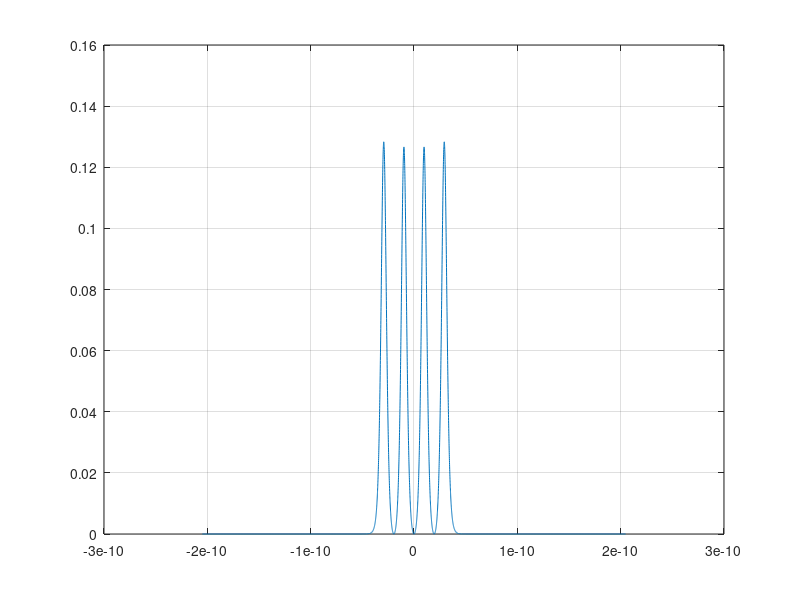

Here is the MATLAB script that generated this plot: (Note: this script raises an error after producing the figure.)
%%%%%%%%%%%%%%%%%%%%%%%%%%%%%%%%%%%%%%%%%%%%%%%%%%%%%%%%%%%%%%
% S O L I T O N O P T I C A L C O M M U N I C A T I O N S %
%
%
% global h0
% solitonpairsnoise.m
clear;
close all
clc;
global Ts; % sampling period
global Fcar; % carrier frequency (optical frequency)
global Vw;
global w;
global tstep;
% cla reset
h0 = figure(1);
c_const = 3e8 ;
ng = 1.47;
lamda = 1.550e-6 ;
% =======================================================
% Fiber parameters
Length_SMF = 80;
% Length of a span in meter
nz = Length_SMF/100;
alpha_indB = 0.2*1e-3; % attenuation (dB/km) --> dB/m
D_SMF = 1*17e-6; % GVD (ps/nm.km); if anomalous dispersion(for compensation),D is negative
n2_SMF = 1*2.6e-20; % nonlinear index (m^2/W)
Aeff_SMF = 55e-12; % effective area (m^2)
% Slope Dispersion
S_SMF = 0.06e3; % ps/(nm^2.km) in SI unit

% CALCULATED QUANTITIES of SMF

alpha_loss_SMF = 1*log(10)*alpha_indB/10; % alpha (1/m)
beta2_SMF = -D_SMF*lamda^2/(2*pi*c_const); % beta2 (ps^2/km);
% -----------------------------------------------------
% beta 3 can be calculated from the Slope Dispersion (S) as follows:]
beta3_SMF = (S_SMF - (4*pi*c_const/(lamda^3))*beta2_SMF)/ ...
((2*pi*c_const/(lamda^2))^2);
% -------------------------------------------------------370	
gamma_SMF = 2*pi*n2_SMF/(lamda*Aeff_SMF); % nonlinearity coef (km^-1.W^-1)
% =======================================================
% filter bandwidth
lamda3dB = 4.0e-9;%1.2e-9; % 1.2nm
f3dB = lamda3dB*(1e11/0.8e-9); % Hz
% Amplifier parameters:
GssdB = 21; % (dB)
PoutsatdB = 13.5; % (dBm)
NF = 5; % (dB)
% EDF fiber parameters
Length_EDF = 15; % Length of a span in meter
alpha_indB = 0.5*1e-3; % attenuation (dB/km) --> dB/m
D_EDF = 15e-6; % GVD (ps/nm.km); if anomalous dispersion(for compensation),D is negative
n2_EDF = 1*2.6e-20; % nonlinear index (m^2/W)
Aeff_EDF = 45e-12; % effective area (m^2)
% Slope Dispersion
S_EDF = 0.06e3; % ps/(nm^2.km) in SI unit
% CALCULATED QUANTITIES of EDF
alpha_loss_EDF = 1*log(10)*alpha_indB/10; % alpha (1/m)
beta2_EDF = -D_EDF*lamda^2/(2*pi*c_const) % beta2 (ps^2/km);
% -----------------------------------------------------
% beta 3 can be calculated from the Slope Dispersion (S) as follows:]
beta3_EDF = (S_EDF - (4*pi*c_const/(lamda^3))*beta2_EDF)/ ...
((2*pi*c_const/(lamda^2))^2);
% -----------------------------------------------------
gamma_EDF = 2*pi*n2_EDF/(lamda*Aeff_EDF); % nonlinearity coef (km^-1.W^-1)
% =======================================================
% Average parameters
% Loss
loss = 11.5; % dB
atten = 1/10^(loss/20);
% to test dispersion let TotDisp=-2e-6, SegNum=2.5*Zo/h
% run again with U1 removed and TotDisp=2e-6
Length_total = Length_SMF+Length_EDF;
TotDisp = (D_SMF*Length_SMF+D_EDF*Length_EDF)/Length_total;
% TotDisp = 17*1e-6 ;

ro = 3e-6 ;
n2 = 3.2*1e-20 ;
Beta2 = -(TotDisp*lamda^2)/(2*pi*c_const);
Beta3 = 0 ;
Gamma = (gamma_SMF*Length_SMF+gamma_EDF*Length_EDF)/Length_total ;
% Gamma = (2*pi*n2)/(lamda*pi*ro^2) ;
alphadB = 0;
Alpha=log(10)*alphadB/(10*1000); % = field loss per meter
% =======================================================
% modulator parameters
Vpi = 6; % Volt
Vbias = 0; % Volt
Vm = 1.8; % Volt
m = Vm/Vpi; % modulation index
fm = 1e9; % modulation frequency
p0 = 0*pi/2;
% =======================================================
% Soliton pulse parameters
Norder = 1; % Order of soliton
Tfwhm = 6.0e-12;
To = Tfwhm/1.763; % Pulsewidth of soliton
Tb = 58.5e-12; % Pulses distance
teta = 2*pi/4; % Relative phase difference between 2 solitons
r = 1; % Amplitude ratio
Ci = 0;% Chirping factor of pulse
qo = Tb/2/To; % Space between 2 solitons
qr = Tb/2/To/2 % Space between 2 solitons

Ld = To^2/abs(Beta2)
Zo = pi*Ld/2 ;
Po = Norder^2/(Gamma*Ld);
P0 = 130e-3;
% Pav = 3*Po/(2*qr)
% =======================================================
Ns = 2^13;
Ts = 0.05e-12;
tstep = Ts*(-Ns/2:1:Ns/2-1);
w = fftshift((2*pi/((Ns-1)*Ts))*(-Ns/2:1:Ns/2-1));
% Usol = sqrt(Po).*sech(tstep./To).*exp(-j*teta).*exp ...
% (-j*Ci*tstep.^2./2/To.^2); %
% Usol = sqrt(P0).*(sech(tstep./To-qo)+r.*sech(r.*(tstep./ ...
% To+qo)).*exp(j*teta)).*exp(-j*Ci*tstep.^2./2/To.^2) ; %
% Usol = sqrt(P0).*(sech(tstep./ ...
% To-qo).*exp(+j*teta)+r.*sech(r.*(tstep./To+qo)).*exp ...
% (-j*teta)).*exp(-j*Ci*tstep.^2./2/To.^2) ; %
% Usol = sqrt(Po).*(r*sech(tstep./ ...
% To-qo).*exp(+j*teta)+sech(tstep./To-0).*exp(- ...
% j*teta)+r.*sech(r.*(tstep./To+qo)).*exp(+j*teta)).*exp ...
% (-j*Ci*tstep.^2./2/To.^2) ; %
Usol = sqrt(P0).*(r*sech(tstep./To-1*qo).*exp(+j*teta)+ ...
r*sech(tstep./To-qo/3).*exp(-j*teta/1)...
+sech(tstep./To+qo/3).*exp(+j*teta/1)+r.*sech(r.*(tstep./ ...
To+1*qo)).*exp(-j*teta)).*exp(-j*Ci*tstep.^2./2/To.^2) ;
% Usol = sqrt(P0).*(r*sech(tstep./To-1*qo).*exp(+j*teta)+ ...
% r*sech(tstep./To-qo/2).*exp(-j*teta/1)+ r*sech(tstep./ ...
% To-0).*exp(j*teta/1)...
% +sech(tstep./To+qo/2).*exp(-j*teta/1)+r.*sech(r.*(tstep./ ...
% To+1*qo)).*exp(j*teta)).*exp(-j*Ci*tstep.^2./2/To.^2) ; %	
% Eo = Usol;
plot(tstep,abs(Usol).^2)
grid
U2(1,:) = abs(Usol).^2 ;
Up(1,:) = Usol*atten;
pause(0.1)
% =======================================================
N_pass = 200;
for ii = 2:N_pass
	% h1 = waitbar((ii-1)/N_pass,'The program is running...');
	[Usol,G] = AmpSimpNoise(Usol,GssdB,PoutsatdB,NF);
	[Usol,A3d,z]=hconst(Usol,Length_EDF,5,1*beta2_EDF,1*beta3_EDF,alpha_loss_EDF,1*gamma_EDF,0); % Fiber section #1
	Usol = GaussLPfilt(tstep,Usol,1,f3dB);
	[Usol,A3d,z]=hconst(Usol,Length_SMF,5,1*beta2_SMF,1*beta3_SMF,alpha_loss_SMF,1*gamma_SMF,0); % Fiber section #2
	Usol = pha_mod(Usol(1:Ns),Vm,Vbias,Vpi,fm,p0); % Phase modulator
	Usol = Usol*atten;
	% -----------------------------------------------------
	ind = mod(ii,20);
	if ind==0
		in = round(ii/20) + 1;
		U2(in,:)=abs(Usol).^2 ;
		Up(in,:) = Usol;
	end
% % close(h1);
end
Pav = mean(abs(Usol).^2);
PavdB = 10*log10(Pav)
Up = Up./atten;
% =======================================================
NN = size(Up,1);
figure(1);
plot(tstep,abs(Usol).^2)
colormap('default');
mesh (real(abs(Up).^2),'meshstyle','row','facecolor','none');
% waterfall(ARR2);
% waterfall(abs(Up).^2);
view(17.5,42);
axis tight;
% delete solpair.mat
% save soldoub9db06md Up tstep Po TotDisp Gamma Ld To Ci r teta Tfwhm Tb Vm Vpi NF PoutsatdB GssdB
Pav = 3*max(max(U2))/(2*qr);
Pav1 = mean(U2(NN,:));

figure(2);
PP = angle(Up(1,:));
Pha_tinput = unwrap(PP);
ff = -diff(Pha_tinput)/Ts;
chrate = diff(ff)/Ts;
subplot(221);
plot (tstep*1e12,Pha_tinput);grid;
% plot(tstep(1:Ns-1)*1e12,ff);grid;
% plot(tstep(2:Ns-1)*1e12,chrate);grid;
PP = angle(Up(5,:));
Pha_tinput = unwrap(PP);
ff = -diff(Pha_tinput)/Ts;
chrate = diff(ff)/Ts;
subplot(222);
plot (tstep*1e12,Pha_tinput);grid;
% plot(tstep(1:Ns-1)*1e12,ff);grid;
% plot(tstep(2:Ns-1)*1e12,chrate);grid;
in = round(NN/2);
PP = angle(Up(in,:));
Pha_tinput = unwrap(PP);
ff = -diff(Pha_tinput)/Ts;
chrate = diff(ff)/Ts;
subplot(223);
plot (tstep*1e12,Pha_tinput);grid;
% plot (tstep(1:Ns-1)*1e12,ff);grid;
% plot (tstep(2:Ns-1)*1e12,chrate);grid;
PP = angle(Up(NN,:));
Pha_tinput = unwrap(PP);
ff = -diff(Pha_tinput)/Ts;
chrate = diff(ff)/Ts;
subplot(224);
plot (tstep*1e12,Pha_tinput);grid;
% plot (tstep(1:Ns-1)*1e12,ff);grid;
% plot (tstep(2:Ns-1)*1e12,chrate);grid;
figure(3);
title('The phase evolution of soliton pairs');
subplot(221);
plot(tstep*1e12,U2(1,:));grid;
in = round(NN/4);
subplot(222);
plot(tstep*1e12,U2(in,:));grid;
subplot(223);
in = round(NN/2);
plot(tstep*1e12,U2(in,:));grid;
subplot(224);
plot(tstep*1e12,U2(NN,:));grid;
figure(4);
Kmag = 1;
Nplot = 100;
Uf = Up.';
Eoutfreq = fft(Uf,Ns); %(:,N1)
Eoutfreq1 = fft(Uf,Ns*Kmag); %(:,N1)
Ioutfreq = Eoutfreq1.*conj(Eoutfreq1)/(Ns*Kmag)^2;
ind = (- Nplot/2 : Nplot/2)';
freq = ind/Ts/Ns/Kmag;
ind = mod((ind + Ns*Kmag),Ns*Kmag)+1;
title('The spectrum evolution of pulse');
subplot(221)
% plot(freq,Ioutfreq(ind,1));
plot(freq,10*log10(Ioutfreq(ind,1))+30);
xlabel('Freq (Hz)');
ylabel('P (W)');
subplot(222)
% in = round(N1/4);
% plot(freq,Ioutfreq(ind,5));
plot(freq,10*log10(Ioutfreq(ind,5))+30);
xlabel('Freq (Hz)');
ylabel('P (W)');
subplot(223)
in = round(NN/2);
% plot(freq,Ioutfreq(ind,in));
plot(freq,10*log10(Ioutfreq(ind,in))+30);
xlabel('Freq (Hz)');
ylabel('P (W)');
subplot(224)
% plot(freq,Ioutfreq(ind,NN));
plot(freq,10*log10(Ioutfreq(ind,NN))+30);
xlabel('Freq (Hz)');
ylabel('P (W)');
figure(5);grid;
Pha = Vw*pi./Vpi; % Phase change in time
dff = -diff(Pha)/Ts;
subplot(211);plot(tstep*1e12,Pha);xlabel('Time (ps)');ylabel('Phase (rad)');axis tight;
subplot(212);plot(tstep(1:Ns-1)*1e12,dff*1e-12);xlabel('Time (ps)');ylabel('Chirping (THz)');
